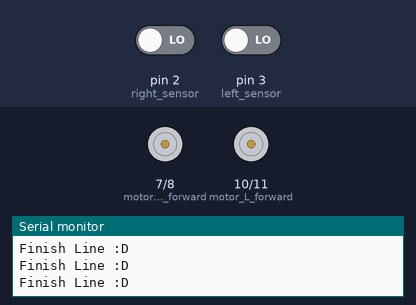
This sketch was run on a simulated Arduino Uno, built with avr-gcc and run on an emulated ATmega328P. Parts: motor-driver pin pairs drawn as motors (green arrow = first pin HIGH = forward, orange = second pin HIGH = backward, longer = more drive, scaled by the enable pin), the last lines printed to the serial monitor. The inputs (shaded band) are chosen by the test bench; at power-on: pin 2 (right_sensor) LOW, pin 3 (left_sensor) LOW.

Above: at 1.2 s.
1.3 s: pin 2 (right_sensor) driven HIGH
At 1.7 s:
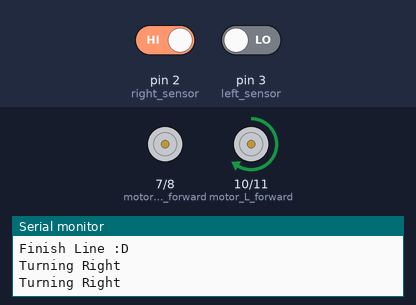
2.9 s: pin 3 (left_sensor) driven HIGH
At 4.2 s:
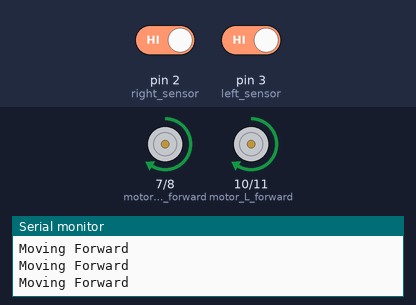
4.5 s: pin 2 (right_sensor) driven LOW
At 5.4 s:
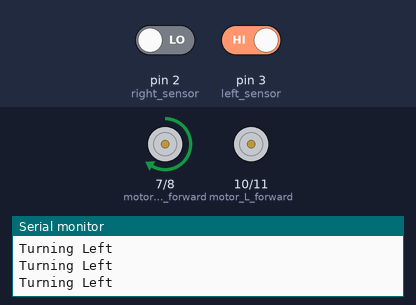
Timing chart, 0 to 7.5 s (numbered marks = the images above; inputs shaded):
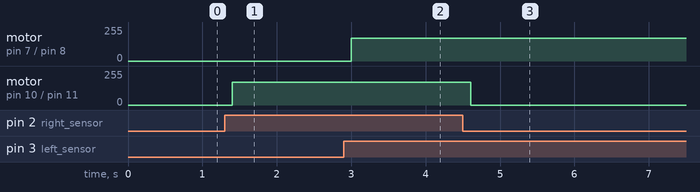

The sketch:

LineFollower.ino
```cpp
int motor_R_enable=6;
int motor_R_forward=7;
int motor_R_backward=8;
int motor_L_enable=9;
int motor_L_forward=10;
int motor_L_backward=11;
int right_sensor=2;
int left_sensor=3;

void setup() {
  // put your setup code here, to run once:
pinMode(motor_R_enable,OUTPUT);
pinMode(motor_R_forward,OUTPUT);
pinMode(motor_R_backward,OUTPUT);
pinMode(motor_L_enable,OUTPUT);
pinMode(motor_L_forward,OUTPUT);
pinMode(motor_L_backward,OUTPUT);
pinMode(right_sensor,INPUT);
pinMode(left_sensor,INPUT);
Serial.begin(9600);
}

void loop() {
  // put your main code here, to run repeatedly:
if (digitalRead(right_sensor)==true and digitalRead(left_sensor)==true)
{analogWrite(motor_R_enable,170);
digitalWrite(motor_R_backward,LOW);
digitalWrite(motor_R_forward,HIGH);
analogWrite(motor_L_enable,170);
digitalWrite(motor_L_backward,LOW);
digitalWrite(motor_L_forward,HIGH);
Serial.println("Moving Forward");
delay(200);
}
else if (digitalRead(right_sensor)==true and digitalRead(left_sensor)==false)
{analogWrite(motor_R_enable,0);
digitalWrite(motor_R_backward,LOW);
digitalWrite(motor_R_forward,LOW);
analogWrite(motor_L_enable,170);
digitalWrite(motor_L_backward,LOW);
digitalWrite(motor_L_forward,HIGH);
Serial.println("Turning Right");
delay(200);
}
else if (digitalRead(right_sensor)==false and digitalRead(left_sensor)==true)
{analogWrite(motor_R_enable,170);
digitalWrite(motor_R_backward,LOW);
digitalWrite(motor_R_forward,HIGH);
analogWrite(motor_L_enable,0);
digitalWrite(motor_L_backward,LOW);
digitalWrite(motor_L_forward,LOW);
Serial.println("Turning Left");
delay(200);
}
else if (digitalRead(right_sensor)==false and digitalRead(left_sensor)==false)
{analogWrite(motor_R_enable,0);
digitalWrite(motor_R_backward,LOW);
digitalWrite(motor_R_forward,LOW);
analogWrite(motor_L_enable,0);
digitalWrite(motor_L_backward,LOW);
digitalWrite(motor_L_forward,LOW);Serial.println("Finish Line :D");
delay(200);}}
```

Measured:
- after the input at 1.3 s, motor on pin 10 (motor_L_forward) / pin 11 (motor_L_backward): stopped → forward 170/255 after 0.10 s
- after the input at 2.9 s, motor on pin 7 (motor_R_forward) / pin 8 (motor_R_backward): stopped → forward 170/255 after 0.10 s
- after the input at 4.5 s, motor on pin 10 (motor_L_forward) / pin 11 (motor_L_backward): forward 170/255 → stopped after 0.10 s
